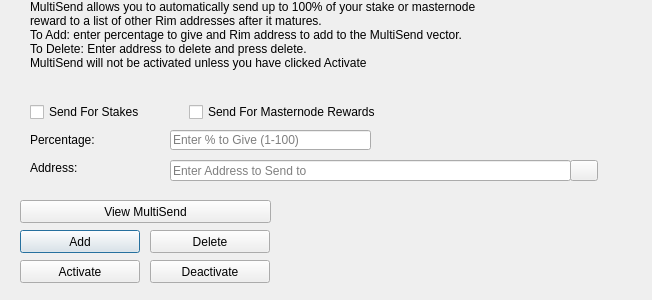
<?xml version="1.0" encoding="UTF-8"?>
<ui version="4.0">
 <class>MultiSendDialog</class>
 <widget class="QDialog" name="MultiSendDialog">
  <property name="windowModality">
   <enum>Qt::NonModal</enum>
  </property>
  <property name="geometry">
   <rect>
    <x>0</x>
    <y>0</y>
    <width>652</width>
    <height>300</height>
   </rect>
  </property>
  <property name="windowTitle">
   <string>MultiSend</string>
  </property>
  <widget class="QLineEdit" name="multiSendPercentEdit">
   <property name="geometry">
    <rect>
     <x>170</x>
     <y>130</y>
     <width>201</width>
     <height>20</height>
    </rect>
   </property>
   <property name="toolTip">
    <string>Enter whole numbers 1 - 100</string>
   </property>
   <property name="placeholderText">
    <string>Enter % to Give (1-100)</string>
   </property>
  </widget>
  <widget class="QLineEdit" name="multiSendAddressEdit">
   <property name="geometry">
    <rect>
     <x>170</x>
     <y>160</y>
     <width>401</width>
     <height>21</height>
    </rect>
   </property>
   <property name="toolTip">
    <string/>
   </property>
   <property name="placeholderText">
    <string>Enter Address to Send to</string>
   </property>
  </widget>
  <widget class="QLabel" name="label_2">
   <property name="geometry">
    <rect>
     <x>30</x>
     <y>0</y>
     <width>451</width>
     <height>121</height>
    </rect>
   </property>
   <property name="lineWidth">
    <number>1</number>
   </property>
   <property name="text">
    <string>MultiSend allows you to automatically send up to 100% of your stake or masternode reward to a list of other Rim addresses after it matures.
To Add: enter percentage to give and Rim address to add to the MultiSend vector.
To Delete: Enter address to delete and press delete.
MultiSend will not be activated unless you have clicked Activate</string>
   </property>
   <property name="alignment">
    <set>Qt::AlignLeading|Qt::AlignLeft|Qt::AlignTop</set>
   </property>
   <property name="wordWrap">
    <bool>true</bool>
   </property>
  </widget>
  <widget class="QLabel" name="message">
   <property name="geometry">
    <rect>
     <x>290</x>
     <y>200</y>
     <width>351</width>
     <height>91</height>
    </rect>
   </property>
   <property name="text">
    <string/>
   </property>
  </widget>
  <widget class="QPushButton" name="addButton">
   <property name="geometry">
    <rect>
     <x>20</x>
     <y>230</y>
     <width>120</width>
     <height>23</height>
    </rect>
   </property>
   <property name="toolTip">
    <string/>
   </property>
   <property name="statusTip">
    <string>Add to MultiSend Vector</string>
   </property>
   <property name="text">
    <string>Add</string>
   </property>
  </widget>
  <widget class="QPushButton" name="disableButton">
   <property name="geometry">
    <rect>
     <x>150</x>
     <y>260</y>
     <width>120</width>
     <height>23</height>
    </rect>
   </property>
   <property name="statusTip">
    <string>Deactivate MultiSend</string>
   </property>
   <property name="text">
    <string>Deactivate</string>
   </property>
  </widget>
  <widget class="QPushButton" name="addressBookButton">
   <property name="geometry">
    <rect>
     <x>570</x>
     <y>160</y>
     <width>28</width>
     <height>21</height>
    </rect>
   </property>
   <property name="toolTip">
    <string>Choose an address from the address book</string>
   </property>
   <property name="text">
    <string/>
   </property>
   <property name="icon">
    <iconset resource="../rim.qrc">
     <normaloff>:/icons/address-book</normaloff>:/icons/address-book</iconset>
   </property>
   <property name="shortcut">
    <string>Alt+A</string>
   </property>
   <property name="autoDefault">
    <bool>false</bool>
   </property>
  </widget>
  <widget class="QLabel" name="label">
   <property name="geometry">
    <rect>
     <x>30</x>
     <y>130</y>
     <width>121</width>
     <height>20</height>
    </rect>
   </property>
   <property name="toolTip">
    <string>Percentage of stake to send</string>
   </property>
   <property name="text">
    <string>Percentage:</string>
   </property>
  </widget>
  <widget class="QLabel" name="label_5">
   <property name="geometry">
    <rect>
     <x>30</x>
     <y>160</y>
     <width>111</width>
     <height>16</height>
    </rect>
   </property>
   <property name="toolTip">
    <string>Address to send portion of stake to</string>
   </property>
   <property name="text">
    <string>Address:</string>
   </property>
  </widget>
  <widget class="QPushButton" name="deleteButton">
   <property name="geometry">
    <rect>
     <x>150</x>
     <y>230</y>
     <width>120</width>
     <height>23</height>
    </rect>
   </property>
   <property name="toolTip">
    <string/>
   </property>
   <property name="statusTip">
    <string>Delete Address From MultiSend Vector</string>
   </property>
   <property name="text">
    <string>Delete</string>
   </property>
  </widget>
  <widget class="QPushButton" name="activateButton">
   <property name="geometry">
    <rect>
     <x>20</x>
     <y>260</y>
     <width>120</width>
     <height>23</height>
    </rect>
   </property>
   <property name="statusTip">
    <string>Activate MultiSend</string>
   </property>
   <property name="text">
    <string>Activate</string>
   </property>
  </widget>
  <widget class="QPushButton" name="viewButton">
   <property name="geometry">
    <rect>
     <x>20</x>
     <y>200</y>
     <width>251</width>
     <height>23</height>
    </rect>
   </property>
   <property name="toolTip">
    <string/>
   </property>
   <property name="statusTip">
    <string>View MultiSend Vector</string>
   </property>
   <property name="text">
    <string>View MultiSend</string>
   </property>
  </widget>
  <widget class="QWidget" name="horizontalLayoutWidget">
   <property name="geometry">
    <rect>
     <x>30</x>
     <y>100</y>
     <width>351</width>
     <height>24</height>
    </rect>
   </property>
   <layout class="QHBoxLayout" name="horizontalLayout">
    <item>
     <widget class="QCheckBox" name="multiSendStakeCheckBox">
      <property name="text">
       <string>Send For Stakes</string>
      </property>
     </widget>
    </item>
    <item>
     <widget class="QCheckBox" name="multiSendMasternodeCheckBox">
      <property name="text">
       <string>Send For Masternode Rewards</string>
      </property>
     </widget>
    </item>
   </layout>
  </widget>
 </widget>
 <resources>
  <include location="../rim.qrc"/>
 </resources>
 <connections/>
</ui>
